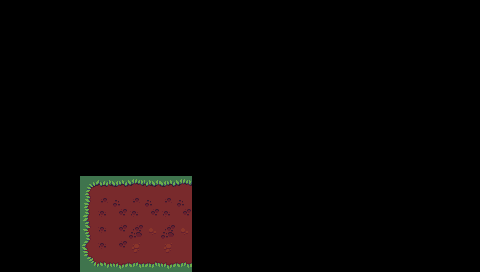

A level layout from a 2D game, rendered from its tile map. Below: a short description, then the map file with its tile-grid data intact:
An orthogonal 30x17 tile map with 16x16 px tiles, 1 tile layer (Tile Layer 1), 1 hidden layer not drawn and 1 object (entrance).

<map version="1.0" orientation="orthogonal" renderorder="right-down" width="30" height="17" tilewidth="16" tileheight="16" nextobjectid="4">
 <tileset firstgid="1" name="sheet_19" tilewidth="16" tileheight="16" tilecount="288" columns="24">
  <image source="sheet_19.png" width="384" height="192" />
 </tileset>
 <layer name="Tile Layer 1" width="30" height="17">
  <data encoding="csv">
0,0,0,0,0,0,0,0,0,0,0,0,0,0,0,0,0,0,0,0,0,0,0,0,0,0,0,0,0,0,
0,0,0,0,0,0,0,0,0,0,0,0,0,0,0,0,0,0,0,0,0,0,0,0,0,0,0,0,0,0,
0,0,0,0,0,0,0,0,0,0,0,0,0,0,0,0,0,0,0,0,0,0,0,0,0,0,0,0,0,0,
0,0,0,0,0,0,0,0,0,0,0,0,0,0,0,0,0,0,0,0,0,0,0,0,0,0,0,0,0,0,
0,0,0,0,0,0,0,0,0,0,0,0,0,0,0,0,0,0,0,0,0,0,0,0,0,0,0,0,0,0,
0,0,0,0,0,0,0,0,0,0,0,0,0,0,0,0,0,0,0,0,0,0,0,0,0,0,0,0,0,0,
0,0,0,0,0,0,0,0,0,0,0,0,0,0,0,0,0,0,0,0,0,0,0,0,0,0,0,0,0,0,
0,0,0,0,0,0,0,0,0,0,0,0,0,0,0,0,0,0,0,0,0,0,0,0,0,0,0,0,0,0,
0,0,0,0,0,0,0,0,0,0,0,0,0,0,0,0,0,0,0,0,0,0,0,0,0,0,0,0,0,0,
0,0,0,0,0,0,0,0,0,0,0,0,0,0,0,0,0,0,0,0,0,0,0,0,0,0,0,0,0,0,
0,0,0,0,0,0,0,0,0,0,0,0,0,0,0,0,0,0,0,0,0,0,0,0,0,0,0,0,0,0,
0,0,0,0,0,1,2,3,4,5,3,4,0,0,0,0,0,0,0,0,0,0,0,0,0,0,0,0,0,0,
0,0,0,0,0,25,28,29,28,29,28,29,0,0,0,0,0,0,0,0,0,0,0,0,0,0,0,0,0,0,
0,0,0,0,0,49,52,53,52,53,52,53,0,0,0,0,0,0,0,0,0,0,0,0,0,0,0,0,0,0,
0,0,0,0,0,73,52,53,76,77,76,77,0,0,0,0,0,0,0,0,0,0,0,0,0,0,0,0,0,0,
0,0,0,0,0,97,52,53,100,101,100,101,0,0,0,0,0,0,0,0,0,0,0,0,0,0,0,0,0,0,
0,0,0,0,0,121,122,123,124,125,123,124,0,0,0,0,0,0,0,0,0,0,0,0,0,0,0,0,0,0
</data>
 </layer>
 <objectgroup name="start">
  <object id="1" name="entrance" x="105" y="247">
   <ellipse />
  </object>
 </objectgroup>
 <layer name="collision" width="30" height="17" visible="0">
  <data encoding="csv">
0,0,0,0,0,0,0,0,0,0,0,0,0,0,0,0,0,0,0,0,0,0,0,0,0,0,0,0,0,0,
0,0,0,0,0,0,0,0,0,0,0,0,0,0,0,0,0,0,0,0,0,0,0,0,0,0,0,0,0,0,
0,0,0,0,0,0,0,0,0,0,0,0,0,0,0,0,0,0,0,0,0,0,0,0,0,0,0,0,0,0,
0,0,0,0,0,0,0,0,0,0,0,0,0,0,0,0,0,0,0,0,0,0,0,0,0,0,0,0,0,0,
0,0,0,0,0,0,0,0,0,0,0,0,0,0,0,0,0,0,0,0,0,0,0,0,0,0,0,0,0,0,
0,0,0,0,0,0,0,0,0,0,0,0,0,0,0,0,0,0,0,0,0,0,0,0,0,0,0,0,0,0,
0,0,0,0,0,0,0,0,0,0,0,0,0,0,0,0,0,0,0,0,0,0,0,0,0,0,0,0,0,0,
0,0,0,0,0,0,0,0,0,0,0,0,0,0,0,0,0,0,0,0,0,0,0,0,0,0,0,0,0,0,
0,0,0,0,0,0,0,0,0,0,0,0,0,0,0,0,0,0,0,0,0,0,0,0,0,0,0,0,0,0,
0,0,0,0,0,0,0,0,0,0,0,0,0,0,0,0,0,0,0,0,0,0,0,0,0,0,0,0,0,0,
0,0,0,0,0,0,0,0,0,0,0,0,0,0,0,0,0,0,0,0,0,0,0,0,0,0,0,0,0,0,
0,0,0,0,0,168,168,168,168,168,168,168,168,0,0,0,0,0,0,0,0,0,0,0,0,0,0,0,0,0,
0,0,0,0,0,168,0,0,0,0,0,0,168,0,0,0,0,0,0,0,0,0,0,0,0,0,0,0,0,0,
0,0,0,0,0,168,0,0,0,0,0,0,168,0,0,0,0,0,0,0,0,0,0,0,0,0,0,0,0,0,
0,0,0,0,0,168,0,0,0,0,0,0,168,0,0,0,0,0,0,0,0,0,0,0,0,0,0,0,0,0,
0,0,0,0,0,168,0,0,0,0,0,0,168,0,0,0,0,0,0,0,0,0,0,0,0,0,0,0,0,0,
0,0,0,0,0,168,168,168,168,168,168,168,168,0,0,0,0,0,0,0,0,0,0,0,0,0,0,0,0,0
</data>
 </layer>
</map>
